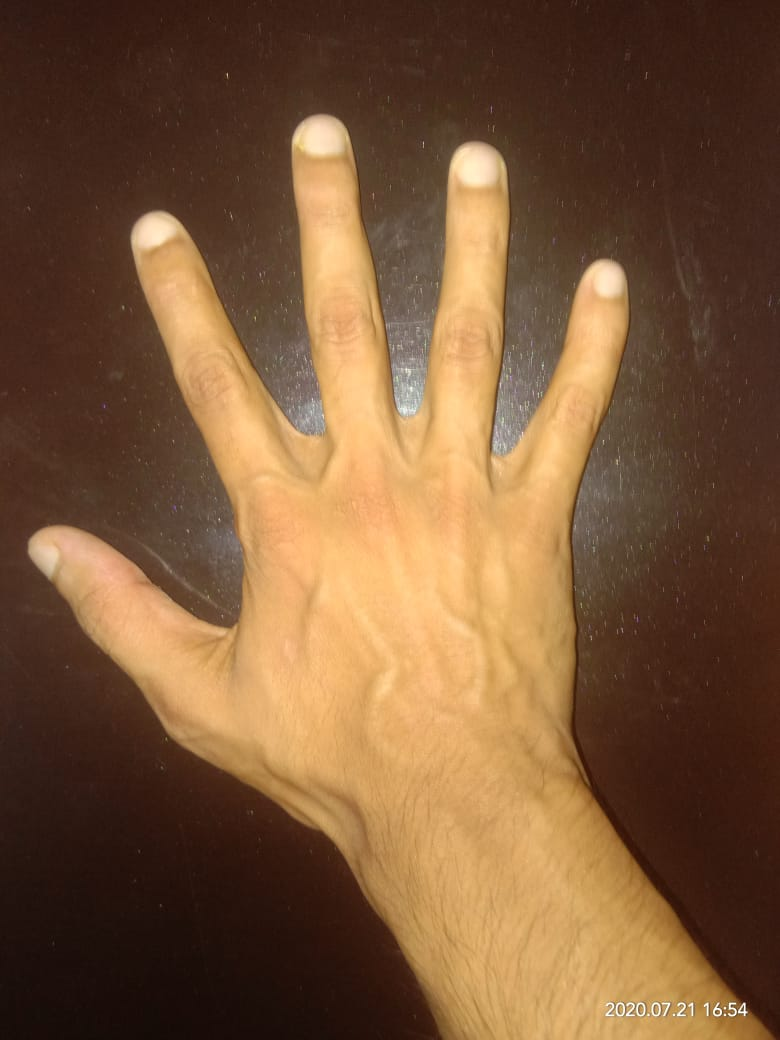
#> input picture Day_3/hand3.jpeg, 780 x 1040 px, given in place of the camera
$ python ex_3.py
#> lines starting #> are read from the running program, lines starting #| are printed output that depends on the picture; after the words box and inside, x2 and y2 are one past the last pixel; in counts of white or black regions, pixels touching at a corner belong together
import cv2

cap = cv2.VideoCapture(0)
while(cap.isOpened()):

    ret, frame= cap.read()
#> frame is the input picture: shape (1040, 780, 3); mean B, G, R 57.1, 87.6, 122.5
    frame_gray=cv2.cvtColor(frame, cv2.COLOR_RGBA2GRAY)
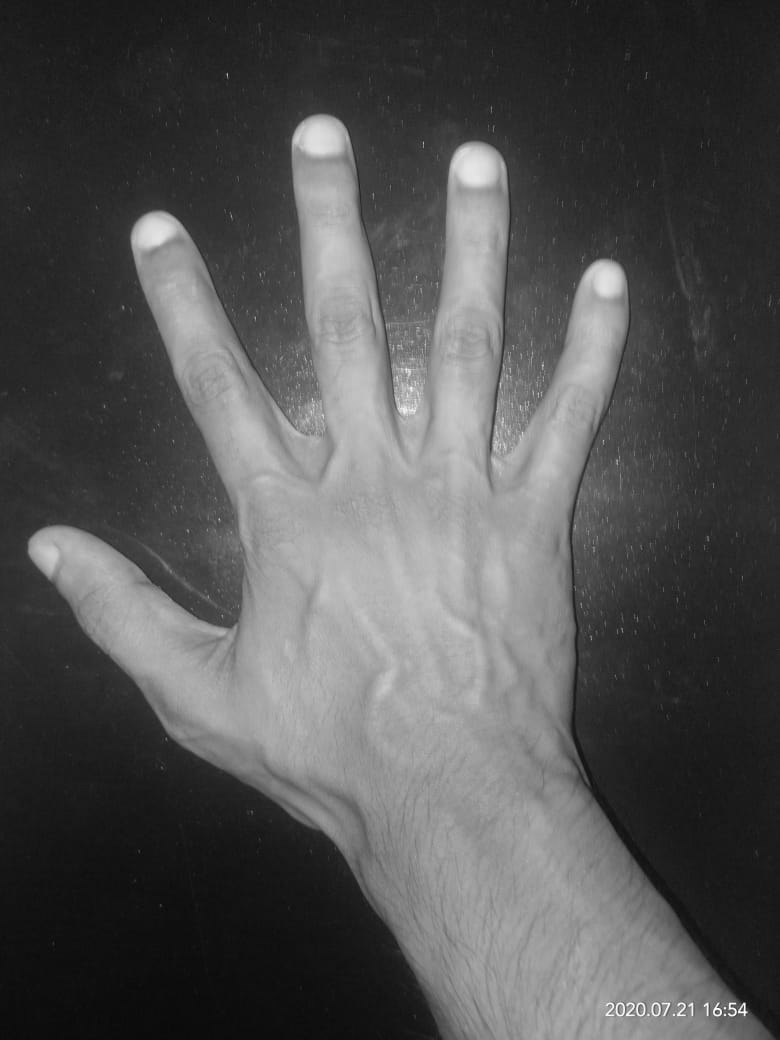
#> frame_gray: shape (1040, 780); min 10, max 253, mean 82.5
    blur=cv2.GaussianBlur(frame,(3,3),0)
    edge=cv2.Canny(blur,50,150)
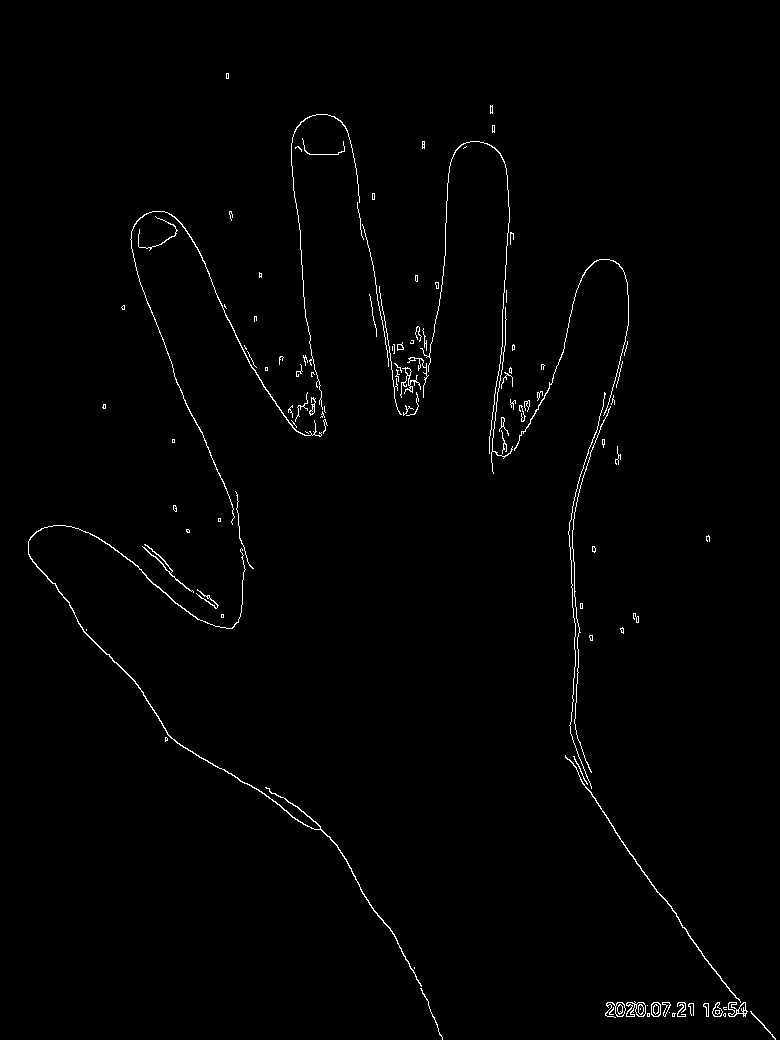
#> edge: shape (1040, 780); 1% white in thin lines or dots, all inside (x1, y1, x2, y2) = (28, 73, 776, 1040)
    cv2.imshow('frame',frame_gray)
    cv2.imshow('Result',edge)
    if cv2.waitKey(1) & 0xFF == ord('q'):
#> (key q is pressed here)
        break

#> (the run stopped early here; a loop or call above may not have finished)
